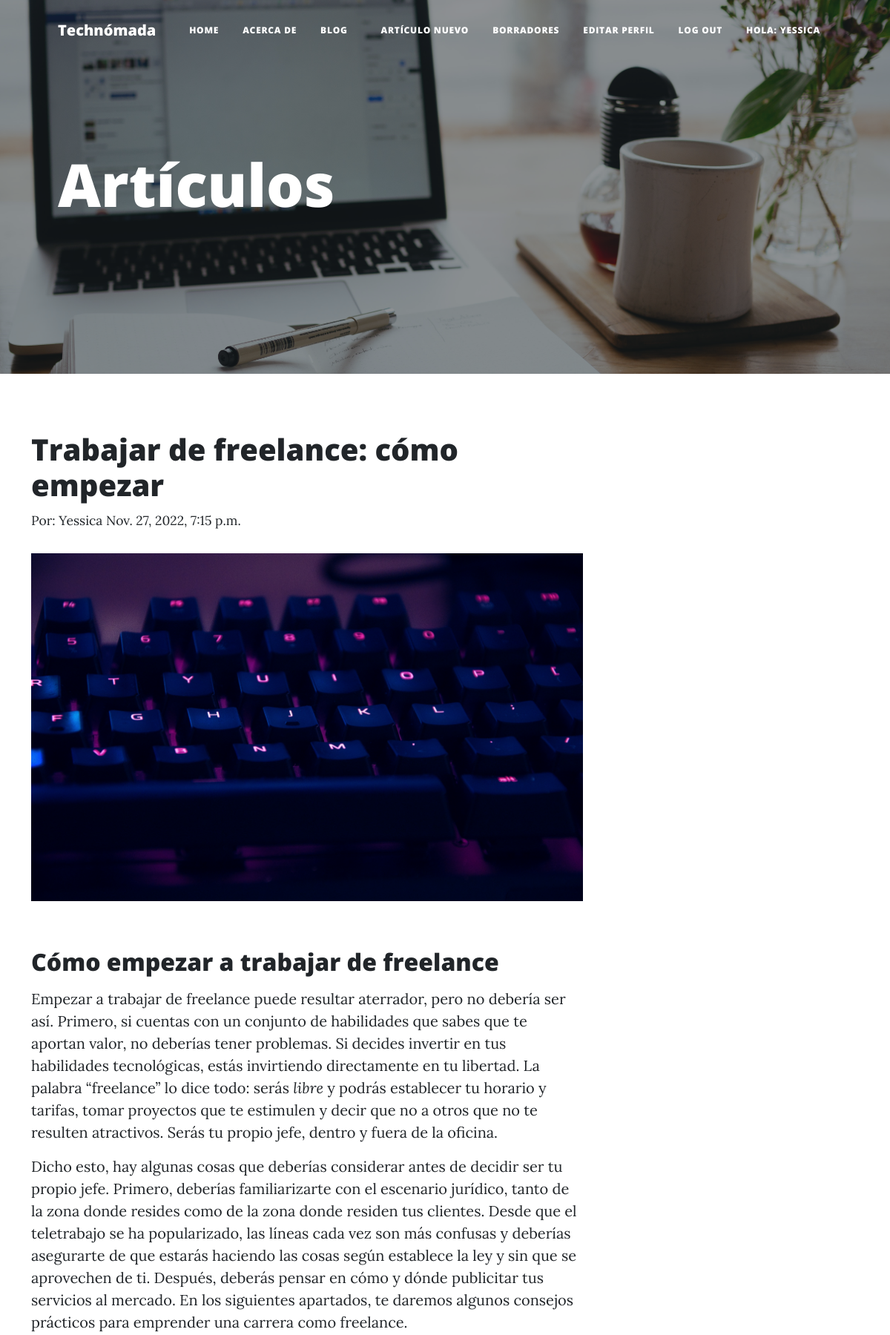
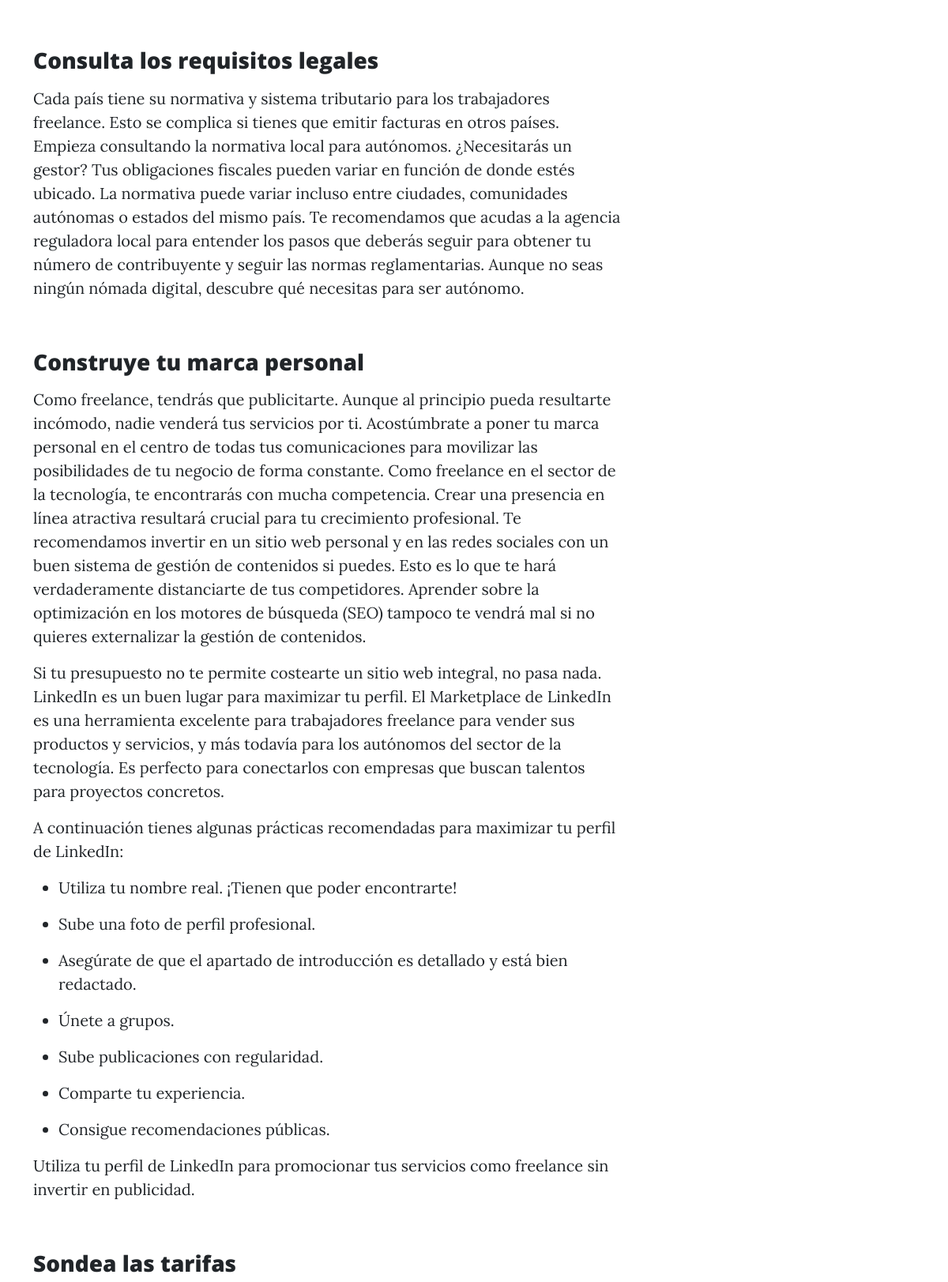
The app's page /post/11 (signed in, upper part) with its own data (2 pictures, top to bottom).
### blog/models.py (models this page shows, shortened)
class Post(models.Model):
    titulo = models.CharField(max_length=100)
    imagen_portada = models.ImageField(default='default.jpg', upload_to='images/', null=True, blank=True)
    contenido = RichTextField()
    fecha_creacion = models.DateTimeField(default=timezone.now)
    fecha_publicacion = models.DateTimeField(blank=True, null=True)
    autor = models.ForeignKey('auth.User', on_delete=models.CASCADE)
    avatar = models.ImageField(default='default.jpg', upload_to='avatars/', null=True)

### blog/views.py (the view)
# urls.py: path('post/<pk>', views.PostDetailView.as_view(), name='post_detail'),
class PostDetailView(DetailView):
    model = Post

### templates/blog/post_detail.html (shortened to what this page needs)
{% extends 'blog/base.html' %}
{% load static %}
{% block content %}
        <header class="masthead" style="background-image: url({% static 'assets/img/escritura.jpg' %})">
            <div class="container position-relative px-4 px-lg-5">
                <div class="row gx-4 gx-lg-5 text-align-left">
                    <div class="col-md-10 col-lg-8 col-xl-7">
                        <div class="page-heading">
                            <h1 class="text-md-left">Artículos</h1>
                        </div>
                    </div>
                </div>
            </div>
        </header>
        <br/>
    <main role= "main" class="container">
        <div class="Row">
            <div class="col-md-8 blog-main">
                <h1 class='posttitle loader'>{{ post.titulo }}</h1>
                <small> Por:
                    {{ post.autor.username }}
                    {{ post.fecha_publicacion }}
                </small>
                    <br/>
                    <img class="img-fluid" src=" {{ post.imagen_portada.url }}">
                    <p class='postcontent'>{{ post.contenido|safe }}</p>
            </div>
        <br>
        <br>
                {% if not post.comment.all %}
                    No hay comentarios aún... <a href="#"></a>
                {% else %}
                <br>
                        {%for comment in post.comment.all %}
                            <br/>
                            <br><br>
                        {% endfor %}
                {% endif %}
                <br><br><br><br>
                <br><br><br>
                    <br>
                    <br>
                    <br>
        </div>
{% endblock content %}

### templates/blog/base.html (shortened to what this page needs)
{% load static %}
<!DOCTYPE html>
<html lang="en">
    <head>
        <link rel="stylesheet" href="{% static 'css/styles.css' %}">
    </head>
    <body>
        <nav class="navbar navbar-expand-lg navbar-light" id="mainNav">
            <div class="container px-4 px-lg-5">
                <a class="navbar-brand" href="{% url 'home' %}">Technómada</a>
                <div class="collapse navbar-collapse" id="navbarResponsive">
                    <ul class="navbar-nav ms-auto py-5 py-lg-0">
                        <li class="nav-item"><a class="nav-link px-lg-3 py-3 py-lg-4" href="{% url 'home' %}">Home</a></li>
                        <li class="nav-item"><a class="nav-link px-lg-3 py-3 py-lg-4" href="{% url 'about' %}">Acerca de</a></li>
                        <li class="nav-item"><a class="nav-link px-lg-3 py-3 py-lg-4" href="{% url 'post_list' %}">Blog</a></li>
                    </ul>
                </div>
                <div class="collapse navbar-collapse" id="navbarResponsive">
                    <ul class="navbar-nav ms-auto py-4 py-lg-0">
                        {% if user.is_authenticated %}
                            <li class="nav-item">
                                <a class="nav-link px-lg-3 py-3 py-lg-4" href="{% url 'post_new' %}">Artículo nuevo</a>
                            </li>
                            <li class="nav-item">
                                <a class="nav-link px-lg-3 py-3 py-lg-4" href="{% url 'post_draft_list' %}">Borradores</a>
                            </li>
                            <li class="nav-item"><a class="nav-link px-lg-3 py-3 py-lg-4" href="{% url 'edit_profile' %}">Editar perfil</a></li>
                            <li class="nav-item"><a class="nav-link px-lg-3 py-3 py-lg-4" href="{% url 'logout' %}">Log out</a></li>
                            <li class="nav-item">
                                <a class="nav-link px-lg-3 py-3 py-lg-4">Hola: {{ user.username }}</a>
                            </li>
                        {% endif %}
                    </ul>
                </div>
            </div>
        </nav>
    {% block content %}{% endblock content %}
    </body>
</html>

### records on screen
Post: titulo "Trabajar de freelance: cómo empezar", autor.username "Yessica", fecha_publicacion "Nov. 27, 2022, 7:15 p.m.", imagen_portada (picture), contenido "Cómo empezar a trabajar de freelance Empezar a trabajar de freelance puede resultar aterrador, pero no debería ser así. Primero, si cuentas con un conjunto de habilidades que sabes que te aportan valor, no deberías tener problemas. Si decides invertir en tus habilidades tecnológicas, estás invirtiendo directamente en tu libertad. La palabra “freelance” lo dice todo: serás libre y podrás establecer tu horario y tarifas, tomar proyectos que te estimulen y decir que no a otros que no te resulten atractivos. Serás tu propio jefe, dentro y fuera de la oficina. Dicho esto, hay algunas cosas que deberías considerar antes de decidir ser tu propio jefe. Primero, deberías familiarizarte con el…"

### other values on screen
{{ user.username }} "YESSICA"
